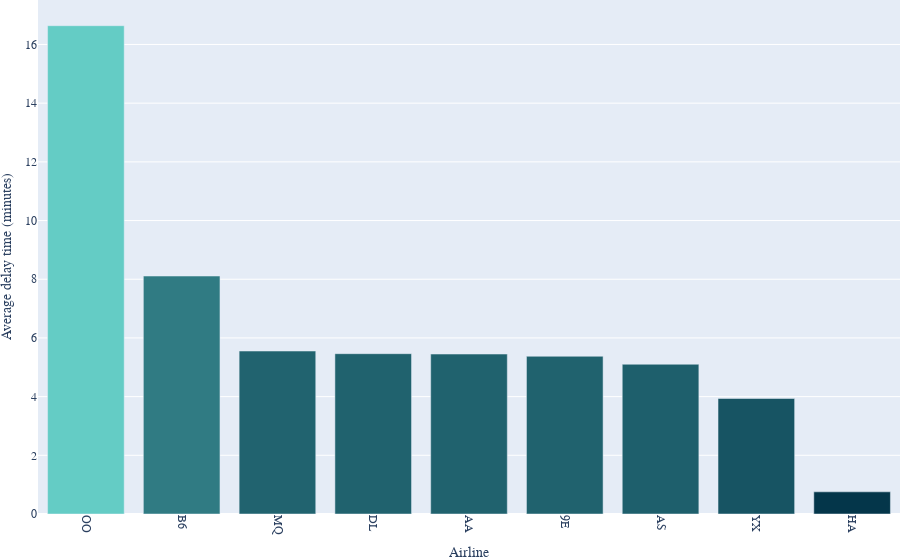

Notebook cell for this chart:
### Markdown cell above
## Average time of delay grouped by airline

### Code cell
# group by airline and get the average delay time, sorted by the average delay time
grouped = dataset.groupby('OP_UNIQUE_CARRIER')['DEP_DELAY'].mean().sort_values(ascending=False)

fig = px.bar(grouped, 
             x=grouped.index, 
             y=grouped.values,
             labels={'DEP_DELAY':'Delay time'}, 
             color='DEP_DELAY', 
             color_continuous_scale=["#04364A", "#64CCC5"])
fig.update_coloraxes(showscale=False)
fig.update_layout(
    xaxis_title_text='Airline',
    yaxis_title_text='Average delay time (minutes)',
    font_family="Serif",
    font_size=12,
    xaxis_tickangle=90,
    margin=dict(l=0, r=0, t=0, b=0),

)
fig.show()
fig.write_image("images/average_delay_time_per_airline.pdf")

### Figure 1 — Plotly figure (JSON) as saved in the notebook; plotly's stock layout.template omitted (floating-point values rounded to 4 significant figures)
{"data": [{"alignmentgroup": "True", "hovertemplate": "OP_UNIQUE_CARRIER=%{x}<br>y=%{y}<br>Delay time=%{marker.color}<extra></extra>", "legendgroup": "", "marker": {"color": [16.64, 8.109, 5.553, 5.463, 5.45, 5.375, 5.104, 3.935, 0.7556], "coloraxis": "coloraxis", "pattern": {"shape": ""}}, "name": "", "offsetgroup": "", "orientation": "v", "showlegend": false, "textposition": "auto", "type": "bar", "x": ["OO", "B6", "MQ", "DL", "AA", "9E", "AS", "YX", "HA"], "xaxis": "x", "y": [16.64, 8.109, 5.553, 5.463, 5.45, 5.375, 5.104, 3.935, 0.7556], "yaxis": "y"}], "layout": {"barmode": "relative", "coloraxis": {"colorbar": {"title": {"text": "Delay time"}}, "colorscale": [[0, "#04364A"], [1, "#64CCC5"]], "showscale": false}, "font": {"family": "Serif", "size": 12}, "legend": {"tracegroupgap": 0}, "margin": {"b": 0, "l": 0, "r": 0, "t": 0}, "xaxis": {"anchor": "y", "domain": [0, 1], "tickangle": 90, "title": {"text": "Airline"}}, "yaxis": {"anchor": "x", "domain": [0, 1], "title": {"text": "Average delay time (minutes)"}}}}
